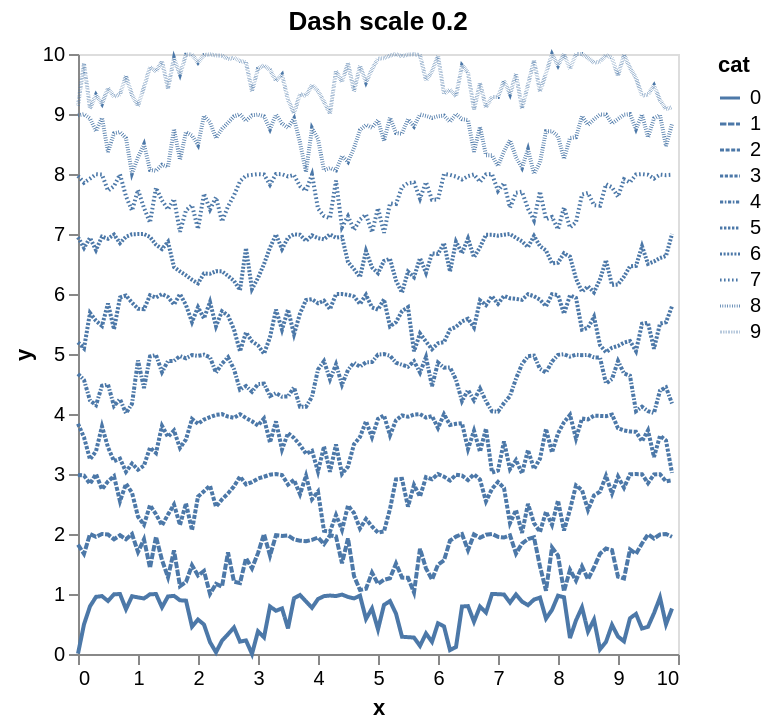

Source (Vega-Lite JSON):
### Vega-Lite specification from a JSON file in a GitHub repository (floating-point values rounded to 4 significant figures)
{"$schema": "https://vega.github.io/schema/vega-lite/v5.json", "data": {"sequence": {"as": "x0", "start": 0, "step": 0.1, "stop": 100}}, "encoding": {"strokeDash": {"field": "cat", "scale": {"domain": [0, 1, 2, 3, 4, 5, 6, 7, 8, 9], "range": [[0.2, 0], [3.2, 0.8], [2, 0.8], [1.6, 0.8], [1.6, 0.8, 0.8, 0.8], [1.2, 0.8], [1, 0.8], [0.8, 1.2], [0.4, 0.8], [0.2, 0.6]]}, "type": "ordinal"}, "x": {"axis": {"grid": false}, "field": "x", "type": "quantitative"}, "y": {"axis": {"grid": false}, "field": "y", "type": "quantitative"}}, "height": 300, "mark": "line", "title": "Dash scale 0.2", "transform": [{"as": "y0", "calculate": "abs(sin(datum.x0+random()))"}, {"as": "x", "calculate": "datum.x0 %10"}, {"as": "cat", "calculate": "floor(datum.x0 / 10)"}, {"as": "y", "calculate": "datum.y0 + datum.cat"}], "width": 300}
